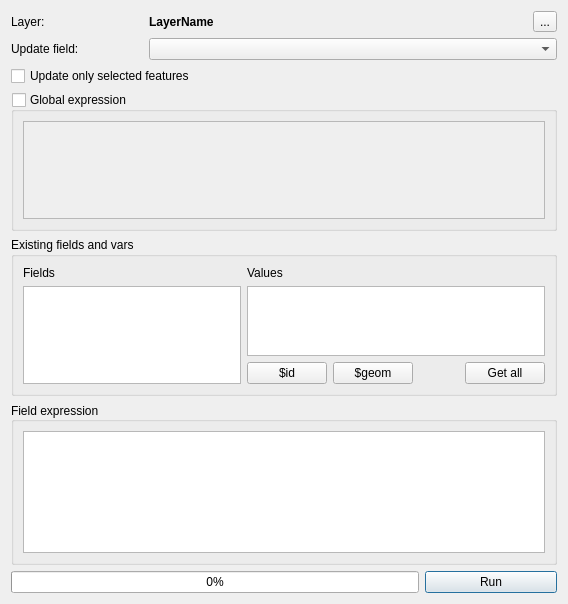
<?xml version="1.0" encoding="UTF-8"?>
<ui version="4.0">
 <class>FieldPyculatorDialog</class>
 <widget class="QDialog" name="FieldPyculatorDialog">
  <property name="geometry">
   <rect>
    <x>0</x>
    <y>0</y>
    <width>568</width>
    <height>604</height>
   </rect>
  </property>
  <property name="windowTitle">
   <string>FieldPyculator</string>
  </property>
  <property name="windowIcon">
   <iconset resource="resources.qrc">
    <normaloff>:/plugins/fieldpyculatorplugin/icon.png</normaloff>:/plugins/fieldpyculatorplugin/icon.png</iconset>
  </property>
  <layout class="QGridLayout" name="gridLayout">
   <item row="8" column="0" colspan="4">
    <widget class="QGroupBox" name="grpFieldExpression">
     <property name="title">
      <string>Field expression</string>
     </property>
     <property name="alignment">
      <set>Qt::AlignLeading|Qt::AlignLeft|Qt::AlignVCenter</set>
     </property>
     <property name="checkable">
      <bool>false</bool>
     </property>
     <layout class="QVBoxLayout" name="verticalLayout">
      <item>
       <widget class="QPlainTextEdit" name="txtFieldExp">
        <property name="tabStopWidth">
         <number>30</number>
        </property>
       </widget>
      </item>
     </layout>
    </widget>
   </item>
   <item row="9" column="0" colspan="3">
    <widget class="QProgressBar" name="prgTotal">
     <property name="value">
      <number>0</number>
     </property>
    </widget>
   </item>
   <item row="9" column="3">
    <widget class="QPushButton" name="btnRun">
     <property name="sizePolicy">
      <sizepolicy hsizetype="Minimum" vsizetype="Fixed">
       <horstretch>0</horstretch>
       <verstretch>0</verstretch>
      </sizepolicy>
     </property>
     <property name="text">
      <string>Run</string>
     </property>
    </widget>
   </item>
   <item row="2" column="0">
    <widget class="QLabel" name="labelUpdateField">
     <property name="sizePolicy">
      <sizepolicy hsizetype="Minimum" vsizetype="Minimum">
       <horstretch>0</horstretch>
       <verstretch>0</verstretch>
      </sizepolicy>
     </property>
     <property name="text">
      <string>Update field:</string>
     </property>
     <property name="textFormat">
      <enum>Qt::PlainText</enum>
     </property>
     <property name="scaledContents">
      <bool>false</bool>
     </property>
    </widget>
   </item>
   <item row="6" column="0" colspan="4">
    <widget class="QGroupBox" name="grpGlobalExpression">
     <property name="maximumSize">
      <size>
       <width>16777215</width>
       <height>210</height>
      </size>
     </property>
     <property name="title">
      <string>Global expression</string>
     </property>
     <property name="checkable">
      <bool>true</bool>
     </property>
     <property name="checked">
      <bool>false</bool>
     </property>
     <layout class="QVBoxLayout" name="verticalLayout_2">
      <property name="sizeConstraint">
       <enum>QLayout::SetDefaultConstraint</enum>
      </property>
      <item>
       <widget class="QPlainTextEdit" name="txtGlobalExp"/>
      </item>
     </layout>
    </widget>
   </item>
   <item row="0" column="0">
    <widget class="QLabel" name="labelLayer">
     <property name="sizePolicy">
      <sizepolicy hsizetype="Minimum" vsizetype="Minimum">
       <horstretch>0</horstretch>
       <verstretch>0</verstretch>
      </sizepolicy>
     </property>
     <property name="text">
      <string>Layer:</string>
     </property>
    </widget>
   </item>
   <item row="5" column="0" colspan="4">
    <widget class="QCheckBox" name="chkOnlySelected">
     <property name="text">
      <string>Update only selected features</string>
     </property>
    </widget>
   </item>
   <item row="0" column="1" colspan="2">
    <widget class="QLabel" name="lblLayerName">
     <property name="sizePolicy">
      <sizepolicy hsizetype="Expanding" vsizetype="Preferred">
       <horstretch>0</horstretch>
       <verstretch>0</verstretch>
      </sizepolicy>
     </property>
     <property name="font">
      <font>
       <weight>75</weight>
       <bold>true</bold>
      </font>
     </property>
     <property name="text">
      <string>LayerName</string>
     </property>
    </widget>
   </item>
   <item row="0" column="3" alignment="Qt::AlignRight">
    <widget class="QToolButton" name="btnToggleEditing">
     <property name="text">
      <string>...</string>
     </property>
    </widget>
   </item>
   <item row="7" column="0" colspan="4">
    <widget class="QGroupBox" name="grpFields">
     <property name="maximumSize">
      <size>
       <width>16777215</width>
       <height>170</height>
      </size>
     </property>
     <property name="title">
      <string>Existing fields and vars</string>
     </property>
     <layout class="QGridLayout" name="gridLayout_2">
      <property name="sizeConstraint">
       <enum>QLayout::SetDefaultConstraint</enum>
      </property>
      <item row="3" column="7">
       <widget class="QPushButton" name="btnGetAll">
        <property name="text">
         <string>Get all</string>
        </property>
       </widget>
      </item>
      <item row="3" column="4">
       <widget class="QPushButton" name="btnId">
        <property name="sizePolicy">
         <sizepolicy hsizetype="Minimum" vsizetype="Fixed">
          <horstretch>0</horstretch>
          <verstretch>0</verstretch>
         </sizepolicy>
        </property>
        <property name="text">
         <string>$id</string>
        </property>
       </widget>
      </item>
      <item row="3" column="6">
       <spacer name="horizontalSpacer">
        <property name="orientation">
         <enum>Qt::Horizontal</enum>
        </property>
        <property name="sizeType">
         <enum>QSizePolicy::MinimumExpanding</enum>
        </property>
        <property name="sizeHint" stdset="0">
         <size>
          <width>40</width>
          <height>20</height>
         </size>
        </property>
       </spacer>
      </item>
      <item row="2" column="4" colspan="4">
       <widget class="QListWidget" name="lstValues"/>
      </item>
      <item row="0" column="1" colspan="3">
       <widget class="QLabel" name="labelFields">
        <property name="text">
         <string>Fields</string>
        </property>
       </widget>
      </item>
      <item row="2" column="1" rowspan="2" colspan="3">
       <widget class="QListWidget" name="lstFields">
        <property name="sortingEnabled">
         <bool>false</bool>
        </property>
       </widget>
      </item>
      <item row="0" column="4">
       <widget class="QLabel" name="labelValues">
        <property name="text">
         <string>Values</string>
        </property>
       </widget>
      </item>
      <item row="3" column="5">
       <widget class="QPushButton" name="btnGeom">
        <property name="sizePolicy">
         <sizepolicy hsizetype="Minimum" vsizetype="Fixed">
          <horstretch>0</horstretch>
          <verstretch>0</verstretch>
         </sizepolicy>
        </property>
        <property name="text">
         <string>$geom</string>
        </property>
       </widget>
      </item>
     </layout>
    </widget>
   </item>
   <item row="2" column="1" colspan="3">
    <widget class="QComboBox" name="cmbUpdateField">
     <property name="sizePolicy">
      <sizepolicy hsizetype="Minimum" vsizetype="Fixed">
       <horstretch>0</horstretch>
       <verstretch>0</verstretch>
      </sizepolicy>
     </property>
    </widget>
   </item>
  </layout>
 </widget>
 <resources>
  <include location="resources.qrc"/>
 </resources>
 <connections>
  <connection>
   <sender>grpGlobalExpression</sender>
   <signal>toggled(bool)</signal>
   <receiver>txtGlobalExp</receiver>
   <slot>setVisible(bool)</slot>
   <hints>
    <hint type="sourcelabel">
     <x>293</x>
     <y>188</y>
    </hint>
    <hint type="destinationlabel">
     <x>293</x>
     <y>200</y>
    </hint>
   </hints>
  </connection>
 </connections>
</ui>
